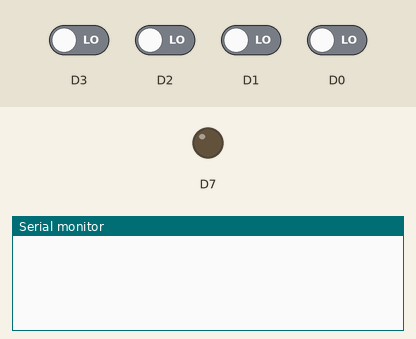
This sketch was run on a simulated ESP8266 (NodeMCU). Parts: output pins drawn as LEDs (lit = HIGH), the last lines printed to the serial monitor. Inputs (shaded band) come from the test bench; at power-on: D0–3 LOW.

Above: at 1.2 s.
1.3 s: D2 driven HIGH
At 1.7 s:
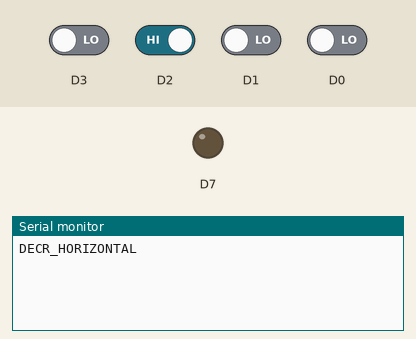
2.8 s: D0 driven HIGH
At 4.0 s:
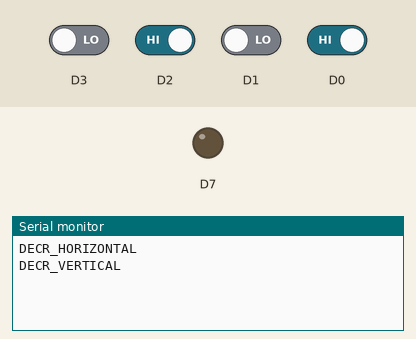
4.3 s: D2 driven LOW
At 5.2 s:
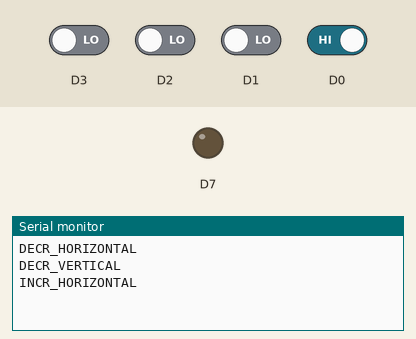
5.8 s: D0 driven LOW
At 6.4 s:
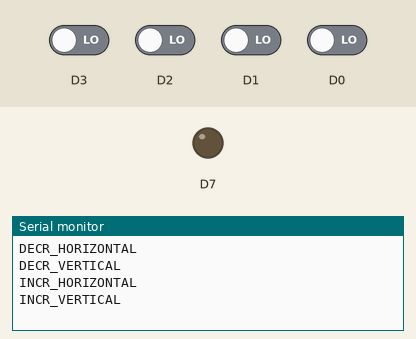

Measured:
- after the input at 1.3 s, the serial monitor: prints a new line at once (image 1)
- after the input at 2.8 s, the serial monitor: prints a new line at once (image 2)
- after the input at 4.3 s, the serial monitor: prints a new line at once (image 3)
- after the input at 5.8 s, the serial monitor: prints a new line at once (image 4)

The sketch:

Echsketch.ino
```cpp
#include "knob.h";

Knob* verticalKnob;
Knob* horizontalKnob;
int verticalValue = 0;
int horizontalValue = 0;

void setup() {
  verticalKnob = new VerticalKnob();
  verticalKnob -> initState();
  horizontalKnob = new HorizontalKnob();
  horizontalKnob -> initState();

  Serial.begin (9600);
  // LED
  pinMode(D7, OUTPUT);
}

// the loop function runs over and over again forever
void loop() {
  verticalValue = verticalKnob -> update();
  if (verticalValue != 0) {
    if (verticalValue == 1) {
      Serial.println("INCR_VERTICAL");
    } else if (verticalValue == -1) {
      Serial.println("DECR_VERTICAL");
    }
  }
  horizontalValue = horizontalKnob -> update();
  if (horizontalValue != 0) {
    if (horizontalValue == 1) {
      Serial.println("INCR_HORIZONTAL");
    } else if (horizontalValue == -1) {
      Serial.println("DECR_HORIZONTAL");
    }
  }
}
```

knob.h
```cpp
enum KnobType { HORIZONTAL, VERTICAL };

class Knob {
  protected:
    int  stateA;
    int  lastState;
    KnobType type;
    virtual void setStateA() = 0;
    virtual int readStateB() = 0;
    boolean isTurning() {
      return stateA != lastState;
    }
    boolean isTurningClockwise() {
      return readStateB() == stateA;
    };
  public:
    Knob(KnobType knobType) {
      stateA = 0;
      lastState = 0;
      type = knobType;
   }
   void initState() {
      setStateA();
   }
   int update() {
      int shouldUpdate = 0;
      setStateA();
      if (isTurning()) {
        if (isTurningClockwise()) {
          shouldUpdate = 1;
        } else {
          shouldUpdate = -1;
        }
      }
      lastState = stateA;
      return shouldUpdate;
    }
};

// D0 & D1
class VerticalKnob : public Knob {
  protected:
    virtual void setStateA() {
      stateA = digitalRead(D0);
    }
    virtual int readStateB() {
      return digitalRead(D1);
    }
  public:
    VerticalKnob(): Knob(KnobType::VERTICAL)
    {
      pinMode(D0, INPUT);
      pinMode(D1, INPUT);
    }
};

// D2 & D3
class HorizontalKnob : public Knob {
  protected:
    virtual void setStateA() {
      stateA = digitalRead(D2);
    }
    virtual int readStateB() {
      return digitalRead(D3);
    }
  public:
    HorizontalKnob(): Knob(KnobType::HORIZONTAL)
    {
      pinMode(D2, INPUT);
      pinMode(D3, INPUT);
    }
};
```
